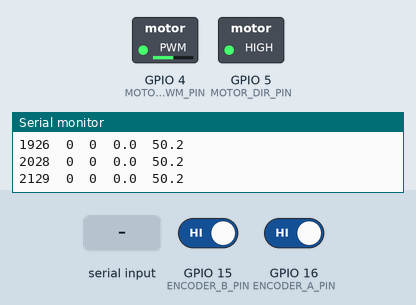
Recording of a sketch running on a simulated ESP32-S3. On the bench: switched loads named in the sketch (green lamp = pin HIGH), the last lines printed to the serial monitor. The test bench sets the inputs (shaded band); at power-on: GPIO 15 (ENCODER_B_PIN) HIGH, GPIO 16 (ENCODER_A_PIN) HIGH.

Above: at 2.2 s.
2.3 s: "PWM:\n" received over Serial
At 2.9 s:
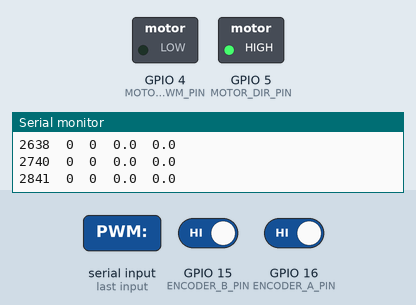
3.8 s: "REV\n" received over Serial
At 4.2 s:
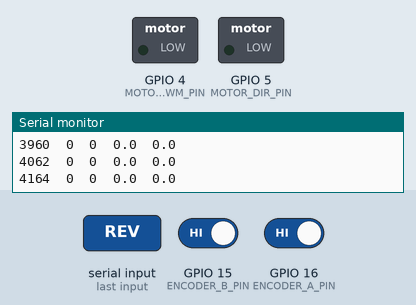
5.3 s: "PWM:90\n" received over Serial
At 6.4 s:
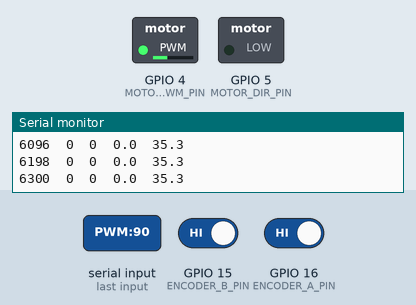
6.8 s: "PWM:,45\n" received over Serial
At 7.8 s:
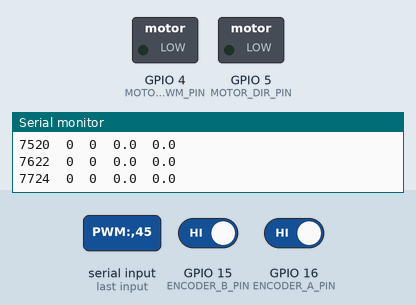
Timing chart, 0 to 9.3 s (numbered marks = the images above; inputs shaded):
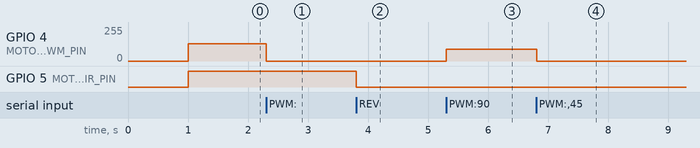

Measured:
- after the input at 2.3 s, GPIO 4 (MOTOR_PWM_PIN): 128/255 → 0/255 at once
- after the input at 3.8 s, GPIO 5 (MOTOR_DIR_PIN): HIGH → LOW at once
- after the input at 5.3 s, GPIO 4 (MOTOR_PWM_PIN): 0/255 → 90/255 at once
- after the input at 6.8 s, GPIO 4 (MOTOR_PWM_PIN): 90/255 → 0/255 at once

The sketch:

01_EncoderTest.ino
```cpp
/*
 * ENCODER TEST - ESP32-S3 + Cytron MDD10 + Quadrature Encoder
 * Step 1: Verify encoder readings and RPM calculation
 *
 * Hardware:
 * - ESP32-S3
 * - Cytron MDD10 Motor Driver
 * - DC Motor with Quadrature Encoder (28 CPR at motor shaft)
 * - Encoder A: GPIO 4
 * - Encoder B: GPIO 5
 * - Motor PWM: GPIO 9 (or adjust to your pin)
 * - Motor DIR: GPIO 8 (or adjust to your pin)
 */

// ===== CONFIGURATION =====
#define ENCODER_A_PIN 16
#define ENCODER_B_PIN 15
#define MOTOR_PWM_PIN 4
#define MOTOR_DIR_PIN 5

// Motor specs
#define COUNTS_PER_REV 28  // At motor shaft - change to 84 (3:1), 112 (4:1), or 140 (5:1) if using gearbox
#define MOTOR_MAX_RPM 6000

// ===== GLOBAL VARIABLES =====
volatile long encoderCount = 0;
volatile long lastEncoderCount = 0;
long previousMillis = 0;
const long SAMPLE_INTERVAL = 100;  // 100ms sampling for RPM calculation

float currentRPM = 0;
float motorPWM = 0;

// ===== SETUP =====
void setup() {
  Serial.begin(115200);
  delay(1000);


  Serial.println("\n===== ENCODER & RPM TEST =====");
  Serial.print("Motor CPR: ");
  Serial.println(COUNTS_PER_REV);
  Serial.println();

  // Encoder setup - using interrupts for accurate counting
  pinMode(ENCODER_A_PIN, INPUT_PULLUP);
  pinMode(ENCODER_B_PIN, INPUT_PULLUP);

  // Attach interrupts for quadrature decoding
  attachInterrupt(digitalPinToInterrupt(ENCODER_A_PIN), encoderISR, CHANGE);
  attachInterrupt(digitalPinToInterrupt(ENCODER_B_PIN), encoderISR, CHANGE);

  // Motor control setup
  pinMode(MOTOR_PWM_PIN, OUTPUT);
  pinMode(MOTOR_DIR_PIN, OUTPUT);

  // PWM setup for ESP32 (use ledcSetup for better control)
  ledcSetup(0, 5000, 8);  // Channel 0, 5kHz, 8-bit (0-255)
  ledcAttachPin(MOTOR_PWM_PIN, 0);

  // Start motor at 50% speed
  digitalWrite(MOTOR_DIR_PIN, HIGH);  // Forward direction
  motorPWM = 128;
  ledcWrite(0, (int)motorPWM);

  Serial.println("Motor started at 50% speed (PWM = 128)");
  Serial.println("\nTime(ms)\tCounts\tDelta\tRPM\tPWM%");
  Serial.println("================================================");
}

// ===== MAIN LOOP =====
void loop() {
  unsigned long currentMillis = millis();

  // Update RPM every SAMPLE_INTERVAL
  if (currentMillis - previousMillis >= SAMPLE_INTERVAL) {
    previousMillis = currentMillis;

    // Calculate RPM
    long deltaCounts = encoderCount - lastEncoderCount;
    lastEncoderCount = encoderCount;

    // RPM = (counts/interval) * (60000ms / interval) / CPR
    // RPM = deltaCounts * (60000 / SAMPLE_INTERVAL) / CPR
    currentRPM = (deltaCounts * 60000.0) / (SAMPLE_INTERVAL * COUNTS_PER_REV);

    // Print data
    Serial.print(currentMillis);
    Serial.print("\t");
    Serial.print(encoderCount);
    Serial.print("\t");
    Serial.print(deltaCounts);
    Serial.print("\t");
    Serial.print(currentRPM, 1);
    Serial.print("\t");
    Serial.println((motorPWM / 255.0) * 100, 1);
  }

  // Optional: Adjust motor speed with serial commands
  handleSerialInput();

  delay(10);
}

// ===== QUADRATURE ENCODER ISR =====
// This function is called on EVERY edge of A or B channel
void encoderISR() {
  // Read both channels
  int a = digitalRead(ENCODER_A_PIN);
  int b = digitalRead(ENCODER_B_PIN);

  // Simple quadrature decoding
  // A leads B = forward, B leads A = reverse
  static int lastA = 0;
  static int lastB = 0;

  if (a != lastA) {  // A changed
    if (a == b) {
      encoderCount++;  // Forward
    } else {
      encoderCount--;  // Reverse
    }
    lastA = a;
  } else if (b != lastB) {  // B changed
    if (a != b) {
      encoderCount++;  // Forward
    } else {
      encoderCount--;  // Reverse
    }
    lastB = b;
  }
}

// ===== SERIAL COMMAND HANDLER =====
void handleSerialInput() {
  if (Serial.available()) {
    String command = Serial.readStringUntil('\n');
    command.trim();

    if (command.startsWith("PWM:")) {
      int pwmValue = command.substring(4).toInt();
      pwmValue = constrain(pwmValue, 0, 255);
      motorPWM = pwmValue;
      ledcWrite(0, pwmValue);
      Serial.print("PWM set to: ");
      Serial.println(pwmValue);
    }
    else if (command.equals("STOP")) {
      motorPWM = 0;
      ledcWrite(0, 0);
      Serial.println("Motor stopped");
    }
    else if (command.equals("RESET")) {
      encoderCount = 0;
      lastEncoderCount = 0;
      Serial.println("Encoder count reset to 0");
    }
    else if (command.equals("FWD")) {
      digitalWrite(MOTOR_DIR_PIN, HIGH);
      Serial.println("Direction: Forward");
    }
    else if (command.equals("REV")) {
      digitalWrite(MOTOR_DIR_PIN, LOW);
      Serial.println("Direction: Reverse");
    }
    else if (command.equals("HELP")) {
      Serial.println("\n===== COMMANDS =====");
      Serial.println("PWM:0-255   - Set motor PWM (0-255)");
      Serial.println("FWD         - Forward direction");
      Serial.println("REV         - Reverse direction");
      Serial.println("STOP        - Stop motor");
      Serial.println("RESET       - Reset encoder count");
      Serial.println("HELP        - Show this help");
      Serial.println("====================\n");
    }
  }
}
```
